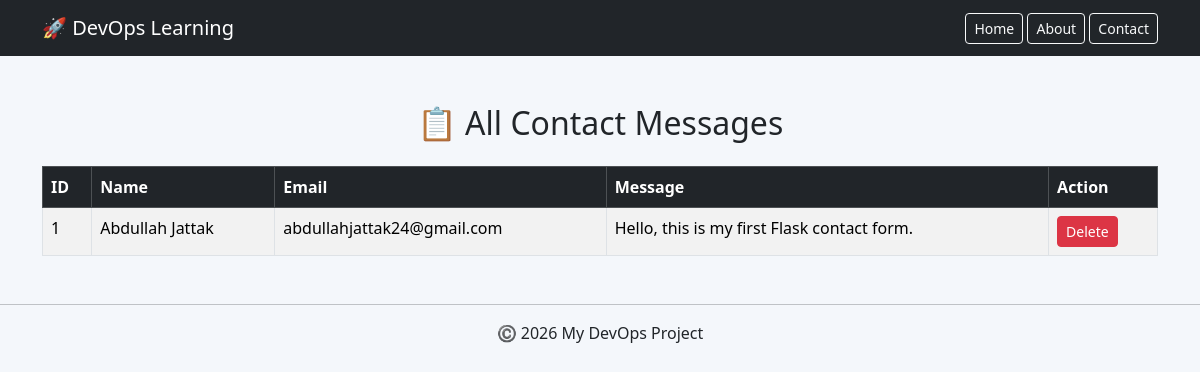
The app's page /messages, older data.
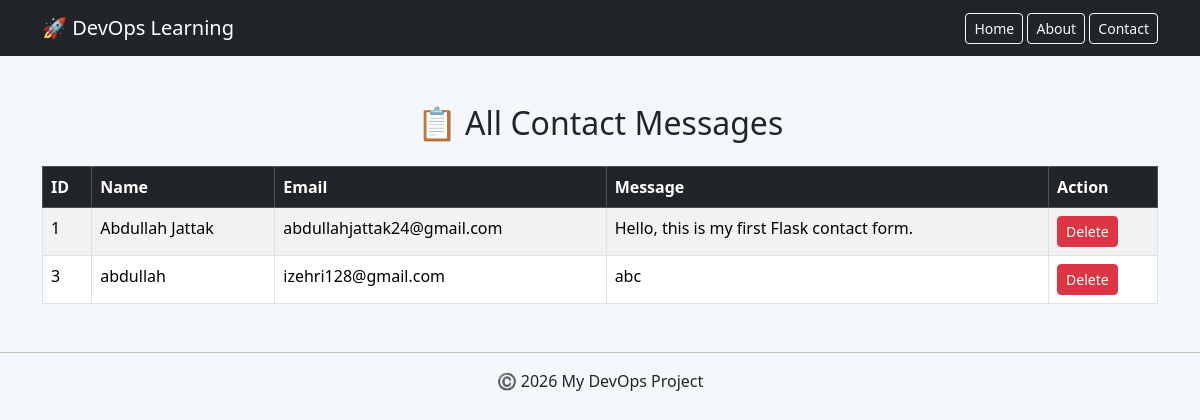
The same page, newer data.
### tables this page shows
CREATE TABLE contacts (
        id INTEGER PRIMARY KEY AUTOINCREMENT,
        name TEXT,
        email TEXT,
        message TEXT
    );

### app/app.py (the view)
@app.route("/messages")
def messages():
    conn = sqlite3.connect("database.db")
    cursor = conn.cursor()
    cursor.execute("SELECT * FROM contacts")
    messages = cursor.fetchall()
    conn.close()
    return render_template("messages.html", messages=messages)

### app/templates/messages.html
{% extends "base.html" %}
{% block content %}
<h2 class="text-center mb-4">📋 All Contact Messages</h2>
<table class="table table-bordered table-striped">
    <thead class="table-dark">
        <tr>
            <th>ID</th>
            <th>Name</th>
            <th>Email</th>
            <th>Message</th>
            <th>Action</th>
        </tr>
    </thead>
    <tbody>
        {% for message in messages %}
        <tr>
            <td>{{ message[0] }}</td>
            <td>{{ message[1] }}</td>
            <td>{{ message[2] }}</td>
            <td>{{ message[3] }}</td>
            <td>
                <a href="/delete/{{ message[0] }}" class="btn btn-danger btn-sm">
                    Delete
                </a>
            </td>
        </tr>
        {% endfor %}
    </tbody>
</table>
{% endblock %}

### app/templates/base.html (shortened to what this page needs)
<!DOCTYPE html>
<html lang="en">
<head>
    <link href="https://cdn.jsdelivr.net/npm/bootstrap@5.3.7/dist/css/bootstrap.min.css" rel="stylesheet">
    <link rel="stylesheet" href="{{ url_for('static', filename='style.css') }}">
</head>
<body>
<nav class="navbar navbar-dark bg-dark">
    <div class="container">
        <a class="navbar-brand" href="/">🚀 DevOps Learning</a>
        <div>
            <a class="btn btn-outline-light btn-sm" href="/">Home</a>
            <a class="btn btn-outline-light btn-sm" href="/about">About</a>
            <a class="btn btn-outline-light btn-sm" href="/contact">Contact</a>
        </div>
    </div>
</nav>
<div class="container mt-5">
{% block content %}
{% endblock %}
</div>
<footer class="text-center mt-5 mb-3">
    <hr>
    <p>©️ 2026 My DevOps Project</p>
</footer>
</body>
</html>

### app/static/style.css (style rules this page uses)
body { background:#f4f7fb; }

Row changes from the older to the newer data that the page shows:
added contacts: id "3", name "abdullah", email "izehri128@gmail.com", message "abc"
